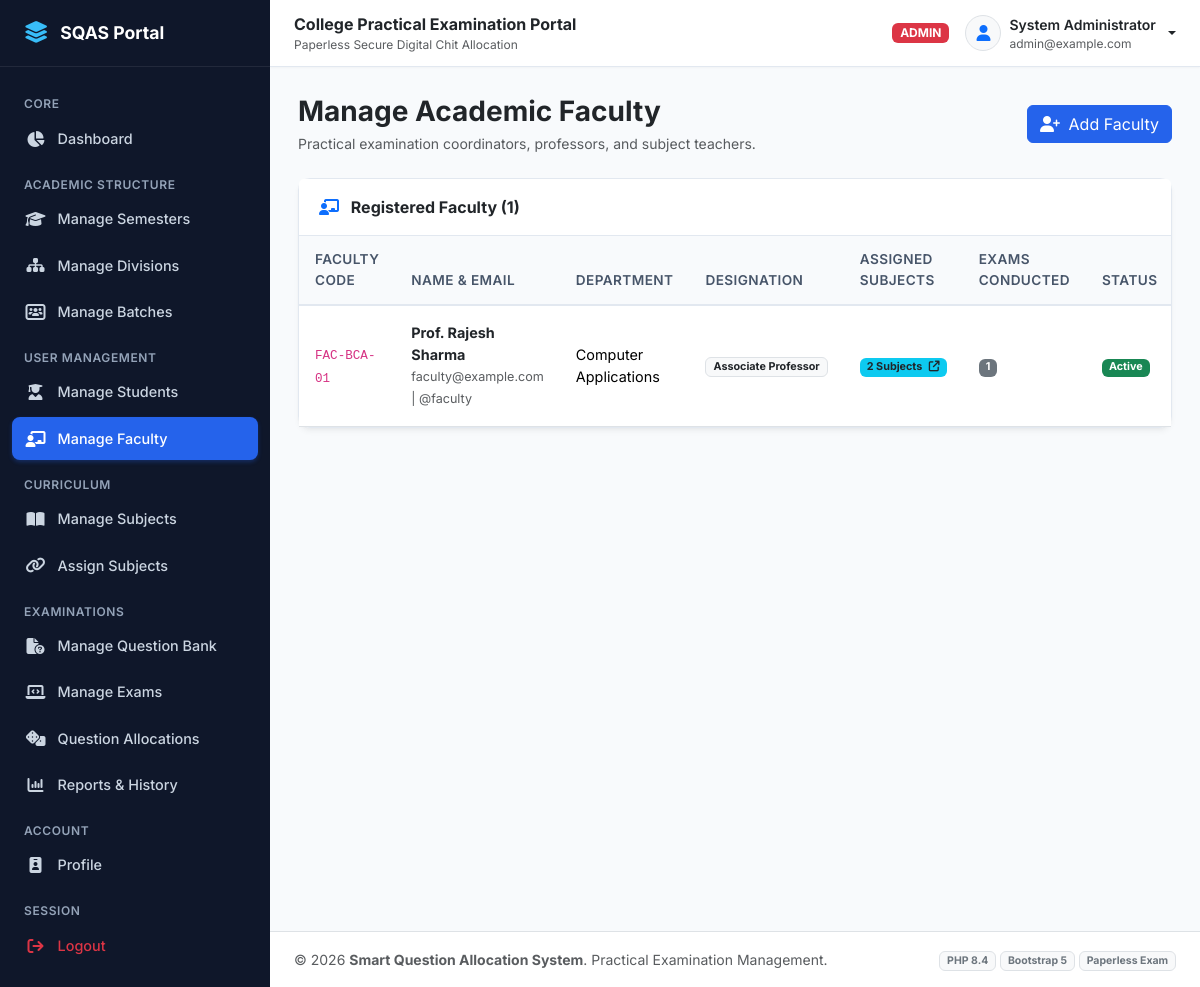
The page /admin/faculty.php (signed in) on the database its author committed.
### tables this page shows
CREATE TABLE `faculty` (
  `faculty_id` INT AUTO_INCREMENT PRIMARY KEY,
  `user_id` INT NOT NULL UNIQUE,
  `faculty_code` VARCHAR(50) NOT NULL UNIQUE,
  `department` VARCHAR(100) NOT NULL DEFAULT 'Computer Applications',
  `designation` VARCHAR(100) NOT NULL DEFAULT 'Assistant Professor',
  `status` ENUM('active', 'inactive') NOT NULL DEFAULT 'active',
  `created_at` TIMESTAMP DEFAULT CURRENT_TIMESTAMP,
  FOREIGN KEY (`user_id`) REFERENCES `users`(`user_id`) ON DELETE CASCADE
);

CREATE TABLE `users` (
  `user_id` INT AUTO_INCREMENT PRIMARY KEY,
  `name` VARCHAR(100) NOT NULL,
  `email` VARCHAR(100) NOT NULL UNIQUE,
  `username` VARCHAR(50) NOT NULL UNIQUE,
  `password` VARCHAR(255) NOT NULL,
  `role` ENUM('admin', 'faculty', 'student') NOT NULL,
  `status` ENUM('active', 'inactive') NOT NULL DEFAULT 'active',
  `created_at` TIMESTAMP DEFAULT CURRENT_TIMESTAMP,
  `updated_at` TIMESTAMP DEFAULT CURRENT_TIMESTAMP ON UPDATE CURRENT_TIMESTAMP,
  INDEX `idx_users_role` (`role`),
  INDEX `idx_users_status` (`status`)
);

### admin/faculty.php (the view, shortened to what this page needs)
<?php
require_once __DIR__ . '/../includes/functions.php';
$facultyList = $pdo->query("
    SELECT f.*, u.name, u.email, u.username,
           (SELECT COUNT(*) FROM faculty_subjects fs WHERE fs.faculty_id = f.faculty_id) as assigned_subjects,
           (SELECT COUNT(*) FROM exams ex WHERE ex.faculty_id = f.faculty_id) as conducted_exams
    FROM faculty f
    JOIN users u ON f.user_id = u.user_id
    ORDER BY f.faculty_id ASC
")->fetchAll();
include __DIR__ . '/../includes/header.php';
?>
<div class="d-flex justify-content-between align-items-center mb-4 flex-wrap gap-2">
    <div>
        <h3 class="fw-bold text-dark mb-1">Manage Academic Faculty</h3>
        <p class="text-muted small mb-0">Practical examination coordinators, professors, and subject teachers.</p>
    </div>
    <button class="btn btn-primary" data-bs-toggle="modal" data-bs-target="#addFacultyModal">
        <i class="fa-solid fa-user-plus me-1"></i> Add Faculty
    </button>
</div>
<div class="card">
    <div class="card-header bg-white d-flex justify-content-between align-items-center">
        <span class="fw-bold text-dark"><i class="fa-solid fa-chalkboard-user me-2 text-primary"></i> Registered Faculty (<?= count($facultyList) ?>)</span>
    </div>
    <div class="card-body p-0">
        <div class="table-responsive">
            <table class="table table-hover align-middle mb-0">
                <thead>
                    <tr>
                        <th>Faculty Code</th>
                        <th>Name & Email</th>
                        <th>Department</th>
                        <th>Designation</th>
                        <th>Assigned Subjects</th>
                        <th>Exams Conducted</th>
                        <th>Status</th>
                    </tr>
                </thead>
                <tbody>
                    <?php if (empty($facultyList)): ?>
                        <tr><td colspan="8" class="text-center text-muted py-4">No faculty members found. Click "Add Faculty" to register one.</td></tr>
                    <?php else: ?>
                        <?php foreach ($facultyList as $fac): ?>
                            <tr>
                                <td><code><?= e($fac['faculty_code']) ?></code></td>
                                <td>
                                    <div class="fw-bold text-dark"><?= e($fac['name']) ?></div>
                                    <small class="text-muted"><?= e($fac['email']) ?> | @<?= e($fac['username']) ?></small>
                                </td>
                                <td><?= e($fac['department']) ?></td>
                                <td><span class="badge bg-light text-dark border"><?= e($fac['designation']) ?></span></td>
                                <td>
                                    <a href="assignments.php?faculty_id=<?= $fac['faculty_id'] ?>" class="badge bg-info text-dark text-decoration-none">
                                        <?= $fac['assigned_subjects'] ?> Subjects <i class="fa-solid fa-arrow-up-right-from-square ms-1"></i>
                                    </a>
                                </td>
                                <td><span class="badge bg-secondary"><?= $fac['conducted_exams'] ?></span></td>
                                <td><?= status_badge($fac['status']) ?></td>
                            </tr>
                        <?php endforeach; ?>
                    <?php endif; ?>
                </tbody>
            </table>
        </div>
    </div>
</div>
<?php include __DIR__ . '/../includes/footer.php'; ?>

### includes/functions.php (shortened to what this page needs)
<?php
function e($string) {
    return htmlspecialchars((string)$string, ENT_QUOTES, 'UTF-8');
}
function status_badge($status) {
    $status = strtolower($status);
    $map = [
        'active'     => ['class' => 'bg-success', 'text' => 'Active'],
        'inactive'   => ['class' => 'bg-secondary', 'text' => 'Inactive'],
        'scheduled'  => ['class' => 'bg-info text-dark', 'text' => 'Scheduled'],
        'running'    => ['class' => 'bg-warning text-dark', 'text' => 'Running'],
        'completed'  => ['class' => 'bg-primary', 'text' => 'Completed'],
        'cancelled'  => ['class' => 'bg-danger', 'text' => 'Cancelled'],
        'draft'      => ['class' => 'bg-secondary', 'text' => 'Draft'],
        'allocated'  => ['class' => 'bg-info text-dark', 'text' => 'Allocated'],
        'submitted'  => ['class' => 'bg-success', 'text' => 'Submitted'],
        'absent'     => ['class' => 'bg-danger', 'text' => 'Absent']
    ];
    $item = $map[$status] ?? ['class' => 'bg-secondary', 'text' => ucfirst($status)];
    return '<span class="badge ' . $item['class'] . '">' . $item['text'] . '</span>';
}

### assets/css/style.css (style rules this page uses)
:root { --primary-navy: #0f2744; --primary-blue: #1e40af; --primary-accent: #2563eb; --primary-hover: #1d4ed8; --bg-slate: #f8fafc; --bg-sidebar: #0f172a; --bg-sidebar-hover: #1e293b; --text-dark: #1e293b; --text-muted: #64748b; --border-light: #e2e8f0; --card-shadow: 0 4px 6px -1px rgba(0, 0, 0, 0.05), 0 2px 4px -2px rgba(0, 0, 0, 0.05); --card-hover-shadow: 0 10px 15px -3px rgba(0, 0, 0, 0.08), 0 4px 6px -4px rgba(0, 0, 0, 0.05); }
body { font-family: 'Inter', system-ui, -apple-system, BlinkMacSystemFont, "Segoe UI", Roboto, sans-serif; background-color: var(--bg-slate); color: var(--text-dark); min-height: 100vh; display: flex; flex-direction: column; }
.card { border: 1px solid var(--border-light); border-radius: 0.75rem; box-shadow: var(--card-shadow); transition: box-shadow 0.2s ease, transform 0.2s ease; background-color: #ffffff; }
.card-header { background-color: #ffffff; border-bottom: 1px solid var(--border-light); font-weight: 600; padding: 1rem 1.25rem; }
.table thead th { background-color: #f8fafc; color: #475569; font-weight: 600; font-size: 0.85rem; text-transform: uppercase; letter-spacing: 0.03em; border-bottom: 2px solid var(--border-light); padding: 0.85rem 1rem; }
.table tbody td { padding: 0.85rem 1rem; vertical-align: middle; font-size: 0.9rem; }
.btn-primary { background-color: var(--primary-accent); border-color: var(--primary-accent); }

### rows shown on the page
faculty: faculty_code "FAC-BCA-01", user.name "Prof. Rajesh Sharma", user.email "faculty@example.com", user.username "faculty", department "Computer Applications", designation "Associate Professor", assigned_subjects "2", conducted_exams "1", status "Active"

### other values the page prints
$currentUser['role'] "ADMIN"
$currentUser['name'] "System Administrator"
$currentUser['email'] "admin@example.com"
count($facultyList) "1"
APP_NAME "Smart Question Allocation System"
PHP_MAJOR_VERSION "8"
PHP_MINOR_VERSION "4"
